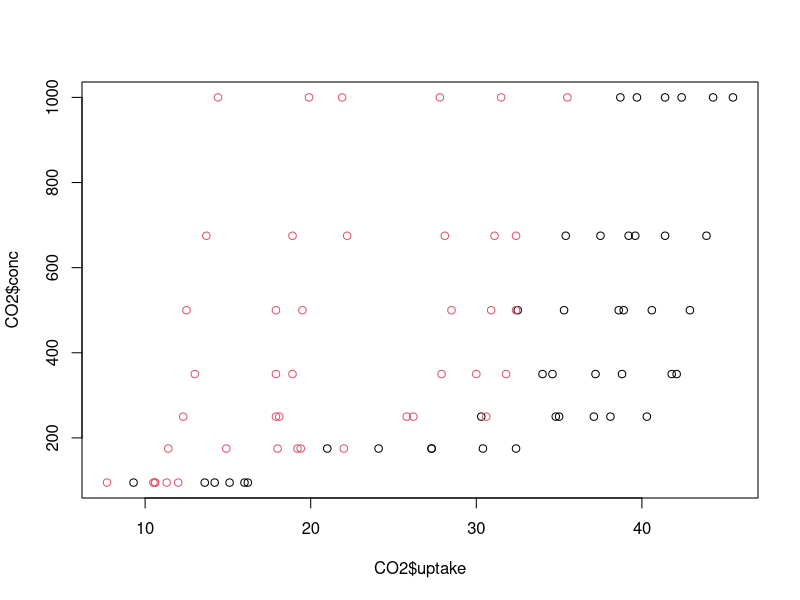

Source code (R): (Note: this script raises an error after producing the figure.)
## ---- chunk 1
# Write your answer here
?sample
## ---- chunk 2
# Write your answer here
coeffs <-sample(-20:20, 3, replace = TRUE)
## ---- chunk 3
# Write your answer here
class(coeffs)
## ---- chunk 4
# Write your answer here
a <- coeffs[1]
b <- coeffs[2]
c <- coeffs[3]
## ---- chunk 5
# Write your answer here
b^2 - 4*a*c
## ---- chunk 6
# Write your answer here
min(CO2$conc)
max(CO2$conc)
## ---- chunk 7
# Write your answer here
CO2$conc_L <- CO2$conc/1000
names(CO2)
## ---- chunk 8
# Write your answer here
plot(CO2$uptake, CO2$conc, col=CO2$Type)
## ---- chunk 9
# Write your answer here
sub <- filter(CO2, Type=='Quebec', conc>=675)
## ---- chunk 10
# Write your answer here
sub %>% mutate(uptake_min = uptake * 60)
## ---- chunk 11
# Write your answer here
CO2 %>% filter(conc>=500) %>% group_by(Type, Treatment, conc) %>% summarize(med_uptake = median(uptake))
## ---- chunk 12
# Write your answer here
CO2 %>% group_by(Type, Treatment, conc) %>% tally()
